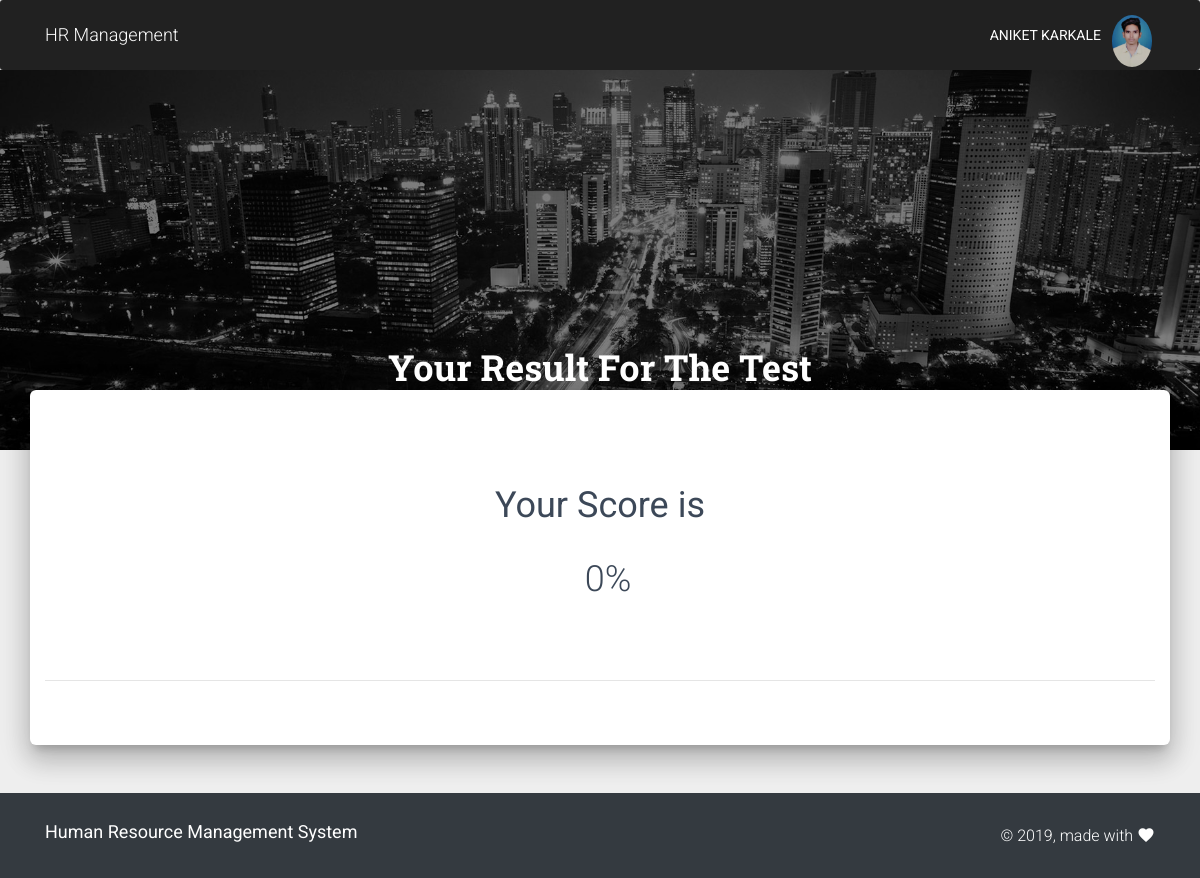
/examples/mcqresult.php (signed in), run on the app's committed database.
### tables this page shows
CREATE TABLE `jobapplication` (
  `id` int(11) NOT NULL,
  `firstname` varchar(30) NOT NULL,
  `lastname` varchar(30) NOT NULL,
  `email_id` varchar(40) NOT NULL,
  `password` varchar(100) NOT NULL,
  `img` longblob NOT NULL,
  `dob` date NOT NULL,
  `marital_status` varchar(10) NOT NULL,
  `gender` varchar(20) NOT NULL,
  `contact_no` varchar(20) NOT NULL,
  `alt_contact_no` varchar(20) NOT NULL,
  `present_address` varchar(100) NOT NULL,
  `current_state` varchar(30) NOT NULL,
  `careerobj` varchar(200) NOT NULL,
  `qualification` varchar(10) NOT NULL,
  `special_skill` varchar(50) NOT NULL,
  `ten_passing_year` int(10) NOT NULL,
  `ten_school_name` varchar(100) NOT NULL,
  `ten_board_name` varchar(20) NOT NULL,
  `ten_percentage` double NOT NULL,
  `tew_dip` varchar(10) NOT NULL,
  `tew_dip_passing_year` int(10) NOT NULL,
  `tew_dip_college_name` varchar(100) NOT NULL,
  `tew_dip_board_name` varchar(50) NOT NULL,
  `tewdip_percentage` double NOT NULL,
  `btech_mtech` varchar(10) NOT NULL,
  `btech_mtech_passing_year` int(10) NOT NULL,
  `btech_mtech_college` varchar(100) NOT NULL,
  `btech_mtech_university` varchar(50) NOT NULL,
  `btech_mtech_percentage` double NOT NULL,
  `lang` varchar(5000) NOT NULL,
  `resume` longblob NOT NULL,
  `tech_skill` varchar(5000) NOT NULL,
  `rate` varchar(100) NOT NULL,
  `os` varchar(5000) NOT NULL,
  `certificate` varchar(5000) NOT NULL,
  `training` varchar(5000) NOT NULL,
  `area_interest` varchar(100) NOT NULL,
  `project_name` varchar(5000) NOT NULL,
  `project_duration` varchar(1000) NOT NULL,
  `project_role` varchar(5000) NOT NULL,
  `project_description` varchar(5000) NOT NULL,
  `fresh_expn` varchar(20) NOT NULL,
  `company_name` varchar(5000) NOT NULL,
  `start_date` varchar(5000) NOT NULL,
  `end_date` varchar(5000) NOT NULL,
  `job_tiitle` varchar(5000) NOT NULL,
  `job_description` varchar(3000) NOT NULL,
  `mcq_score` int(20) NOT NULL,
  `attempt` int(10) NOT NULL
);

### examples/mcqresult.php (the view, shortened to what this page needs)
<?php
    if(isset($_SESSION['applicantuser']))
    {
        $email_id=$_SESSION['applicantuser'];
    }
  $servername = "localhost";
  $username = "root";
  $password = "";
  $dbname = "hrmdss";
  $conn = new mysqli($servername, $username, $password, $dbname);
  $sql="select * from jobapplication where email_id='$email_id'";
  if($result=mysqli_query($conn,$sql))
          {
            while ($fieldinfo=mysqli_fetch_array($result)) {
          $totalscore=$fieldinfo['mcq_score'];
          $img=$fieldinfo['img'];
          $name=$fieldinfo['firstname']." ".$fieldinfo['lastname'];
          }
          } ?>
<!DOCTYPE html>
<html lang="en">
<head>
  <link rel="stylesheet" href="https://maxcdn.bootstrapcdn.com/font-awesome/latest/css/font-awesome.min.css">
  <link href="../assets/css/material-kit.css?v=2.0.5" rel="stylesheet" />
  <link href="../assets/demo/demo.css" rel="stylesheet" />
</head>
<body class="profile-page sidebar-collapse">
    <nav class="navbar navbar-inverse navbar-expand-lg bg-dark mb-0" role="navigation-demo">
            <div class="container">
              <div class="navbar-translate">
                <a class="navbar-brand" href="applicanthome.php">HR Management</a>
              </div>
              <div class="collapse navbar-collapse">
                <ul class="navbar-nav ml-auto">
                     <li class="nav-item nav-link">
                    <?php echo $name; ?>
                  </li>
                  <li class="dropdown nav-item">
                    <a href="" class="profile-photo dropdown-toggle nav-link" data-toggle="dropdown">
                      <div class="profile-photo-small">
                        <img src="img/<?php echo $img;?>" alt="Circle Image" class="rounded-circle img-fluid">
                      </div>
                    </a>
                  </li>
                </ul>
              </div>
            </div>
          </nav>
          <div class="page-header header-filter" data-parallax="true" style="background-image: url('../assets/img/city-profile.jpg');"></div>
  <div class="main main-raised">
    <div class="profile-content">
      <div class="container">
        <div class="row">
          <div class="col-md-12 ml-auto mr-auto">
            <div class="profile">
              <div class="name">
                <h2 class="title text-white">Your Result For The Test</h2>
               </div>
           </div>
 <div class="row">
            <div class="col-md-12 text-center">
          <?php
         echo "<br><br><h2><strong> Your Score is  <h2 class='ml-3'>".$totalscore."%</h2></strong></h2><br><br>";
          ?></div>
        </div>
          <hr>
           </div>
            </div>
            <br><br>
          </div>
        </div>
      </div>
 <br><br>
  <footer class="footer footer-default bg-dark text-white mb-0">
    <div class="container">
      <nav class="float-left">
        <ul>
          <li>
            <h4><strong>
              Human Resource Management System
            </strong></h4>
          </li>
        </ul>
      </nav>
      <div class="copyright float-right">
        &copy;
        , made with <i class="material-icons">favorite</i>
      </div>
    </div>
  </footer>
</body>
</html>

### assets/demo/demo.css (style rules this page uses)
.title { margin-top: 30px; min-height: 32px; }

### data on the page
jobapplication: name "ANIKET KARKALE", img (picture), mcq_score "0"
